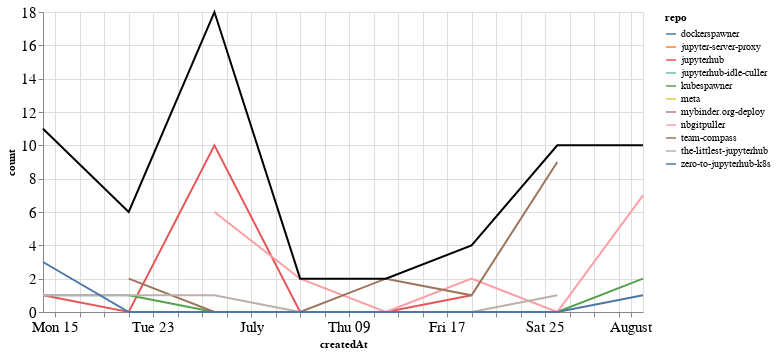

The notebook cell this image was saved under:
### Markdown cell above
## Comments

### Code cell
comments_time = comments.groupby('repo').resample('W', on='createdAt').count()['author'].reset_index()
comments_time = comments_time.rename(columns={'author': 'count'})
comments_time_total = comments_time.groupby('createdAt').agg({"count": "sum"}).reset_index()
ch1 = alt.Chart(comments_time, width=600).mark_line().encode(
    x='createdAt',
    y='count',
    color='repo',
    tooltip="repo"
)

ch2 = alt.Chart(comments_time_total, width=600).mark_line(color="black").encode(
    x='createdAt',
    y='count',
)

ch1 + ch2

### Figure 1 — Vega-Lite specification as saved in the notebook (floating-point values rounded to 4 significant figures)
{"config": {"axisLeft": {"labelFontSize": 15}, "axisBottom": {"labelFontSize": 15}}, "layer": [{"data": {"name": "data-47d86cda327ff56fcd93c8dc5e2f94b3"}, "mark": "line", "encoding": {"color": {"type": "nominal", "field": "repo"}, "tooltip": {"type": "nominal", "field": "repo"}, "x": {"type": "temporal", "field": "createdAt"}, "y": {"type": "quantitative", "field": "count"}}, "width": 600}, {"data": {"name": "data-ffd51a6be0ddabc9d7f8eb79caf75c6b"}, "mark": {"type": "line", "color": "black"}, "encoding": {"x": {"type": "temporal", "field": "createdAt"}, "y": {"type": "quantitative", "field": "count"}}, "width": 600}], "$schema": "https://vega.github.io/schema/vega-lite/v4.8.1.json", "datasets": {"data-47d86cda327ff56fcd93c8dc5e2f94b3": [{"repo": "dockerspawner", "createdAt": "2020-06-14T00:00:00", "count": 4}, {"repo": "jupyter-server-proxy", "createdAt": "2020-06-14T00:00:00", "count": 1}, {"repo": "jupyterhub", "createdAt": "2020-06-14T00:00:00", "count": 1}, {"repo": "jupyterhub", "createdAt": "2020-06-21T00:00:00", "count": 0}, {"repo": "jupyterhub", "createdAt": "2020-06-28T00:00:00", "count": 10}, {"repo": "jupyterhub", "createdAt": "2020-07-05T00:00:00", "count": 0}, {"repo": "jupyterhub", "createdAt": "2020-07-12T00:00:00", "count": 0}, {"repo": "jupyterhub", "createdAt": "2020-07-19T00:00:00", "count": 1}, {"repo": "jupyterhub-idle-culler", "createdAt": "2020-06-14T00:00:00", "count": 1}, {"repo": "jupyterhub-idle-culler", "createdAt": "2020-06-21T00:00:00", "count": 1}, {"repo": "kubespawner", "createdAt": "2020-06-21T00:00:00", "count": 1}, {"repo": "kubespawner", "createdAt": "2020-06-28T00:00:00", "count": 0}, {"repo": "kubespawner", "createdAt": "2020-07-05T00:00:00", "count": 0}, {"repo": "kubespawner", "createdAt": "2020-07-12T00:00:00", "count": 0}, {"repo": "kubespawner", "createdAt": "2020-07-19T00:00:00", "count": 0}, {"repo": "kubespawner", "createdAt": "2020-07-26T00:00:00", "count": 0}, {"repo": "kubespawner", "createdAt": "2020-08-02T00:00:00", "count": 2}, {"repo": "meta", "createdAt": "2020-06-28T00:00:00", "count": 1}, {"repo": "mybinder.org-deploy", "createdAt": "2020-06-21T00:00:00", "count": 1}, {"repo": "nbgitpuller", "createdAt": "2020-06-28T00:00:00", "count": 6}, {"repo": "nbgitpuller", "createdAt": "2020-07-05T00:00:00", "count": 2}, {"repo": "nbgitpuller", "createdAt": "2020-07-12T00:00:00", "count": 0}, {"repo": "nbgitpuller", "createdAt": "2020-07-19T00:00:00", "count": 2}, {"repo": "nbgitpuller", "createdAt": "2020-07-26T00:00:00", "count": 0}, {"repo": "nbgitpuller", "createdAt": "2020-08-02T00:00:00", "count": 7}, {"repo": "team-compass", "createdAt": "2020-06-21T00:00:00", "count": 2}, {"repo": "team-compass", "createdAt": "2020-06-28T00:00:00", "count": 0}, {"repo": "team-compass", "createdAt": "2020-07-05T00:00:00", "count": 0}, {"repo": "team-compass", "createdAt": "2020-07-12T00:00:00", "count": 2}, {"repo": "team-compass", "createdAt": "2020-07-19T00:00:00", "count": 1}, {"repo": "team-compass", "createdAt": "2020-07-26T00:00:00", "count": 9}, {"repo": "the-littlest-jupyterhub", "createdAt": "2020-06-14T00:00:00", "count": 1}, {"repo": "the-littlest-jupyterhub", "createdAt": "2020-06-21T00:00:00", "count": 1}, {"repo": "the-littlest-jupyterhub", "createdAt": "2020-06-28T00:00:00", "count": 1}, {"repo": "the-littlest-jupyterhub", "createdAt": "2020-07-05T00:00:00", "count": 0}, {"repo": "the-littlest-jupyterhub", "createdAt": "2020-07-12T00:00:00", "count": 0}, {"repo": "the-littlest-jupyterhub", "createdAt": "2020-07-19T00:00:00", "count": 0}, {"repo": "the-littlest-jupyterhub", "createdAt": "2020-07-26T00:00:00", "count": 1}, {"repo": "zero-to-jupyterhub-k8s", "createdAt": "2020-06-14T00:00:00", "count": 3}, {"repo": "zero-to-jupyterhub-k8s", "createdAt": "2020-06-21T00:00:00", "count": 0}, {"repo": "zero-to-jupyterhub-k8s", "createdAt": "2020-06-28T00:00:00", "count": 0}, {"repo": "zero-to-jupyterhub-k8s", "createdAt": "2020-07-05T00:00:00", "count": 0}, {"repo": "zero-to-jupyterhub-k8s", "createdAt": "2020-07-12T00:00:00", "count": 0}, {"repo": "zero-to-jupyterhub-k8s", "createdAt": "2020-07-19T00:00:00", "count": 0}, {"repo": "zero-to-jupyterhub-k8s", "createdAt": "2020-07-26T00:00:00", "count": 0}, {"repo": "zero-to-jupyterhub-k8s", "createdAt": "2020-08-02T00:00:00", "count": 1}], "data-ffd51a6be0ddabc9d7f8eb79caf75c6b": [{"createdAt": "2020-06-14T00:00:00", "count": 11}, {"createdAt": "2020-06-21T00:00:00", "count": 6}, {"createdAt": "2020-06-28T00:00:00", "count": 18}, {"createdAt": "2020-07-05T00:00:00", "count": 2}, {"createdAt": "2020-07-12T00:00:00", "count": 2}, {"createdAt": "2020-07-19T00:00:00", "count": 4}, {"createdAt": "2020-07-26T00:00:00", "count": 10}, {"createdAt": "2020-08-02T00:00:00", "count": 10}]}}
